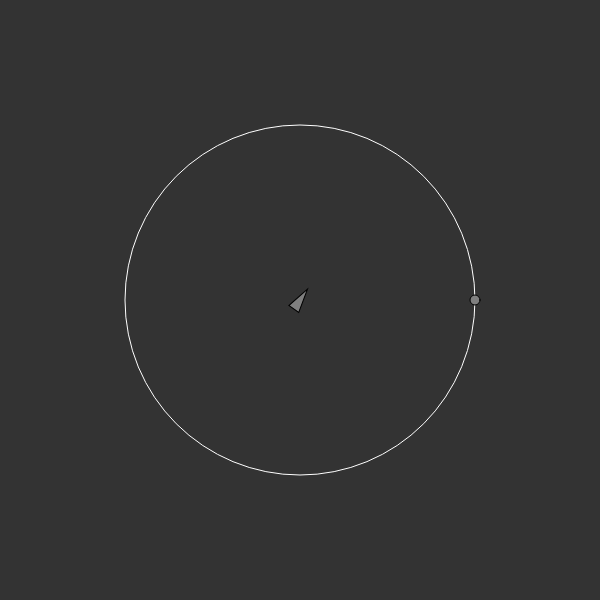
Frame 1 (no input)
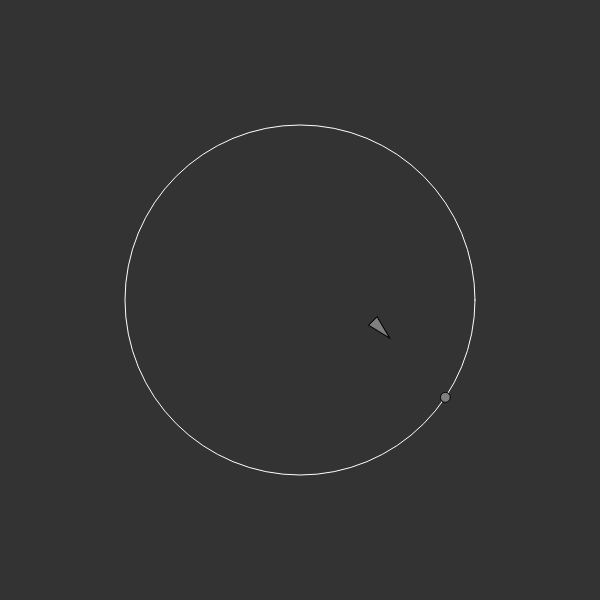
Frame 60 (no input)
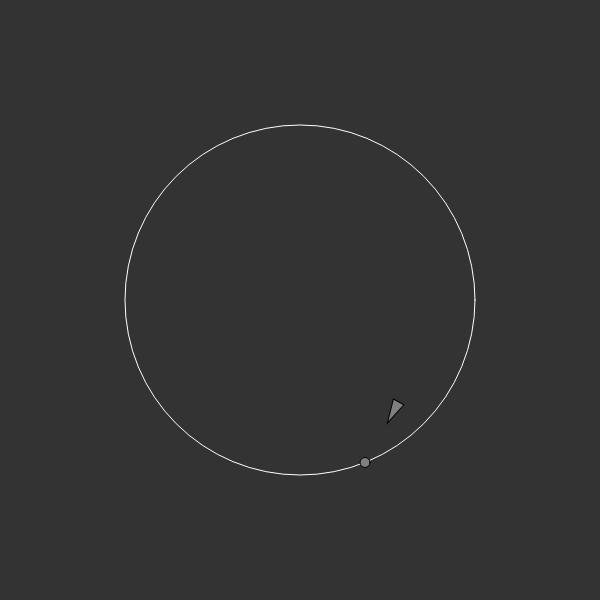
Frame 120 (the mouse pressed at the canvas centre since frame 60)

The p5.js sketch that drew these frames (run headless with seeded random() and noise() and a simulated clock; from frame 60 on, the mouse is pressed at the canvas centre):

// p5.js sketch
// ── sketch.js
// steering behavior with moving target around circle
// steering = desiredV - currentV

let v;
let t;
let theta = 0;
let r = 350;

function setup() {
  createCanvas(600, 600);
  v = new Vehicle(0, 0);
  t = new Target(theta, r);
}

function draw() {
  background(51);
  stroke(255);
  strokeWeight(1);
  fill(51);

  let ball = createVector(t.x, t.y);

  push();
  translate(width/2, height/2);
  ellipse(0, 0, r, r);
  v.arrive(ball);
  v.update();
  v.display();
  t.update();
  t.display();
  pop();
}

class Vehicle {
  constructor(x, y) {
    this.loc = createVector(x, y);
    this.vel = createVector(-0.4, -2);
    this.acc = createVector(0, 0);
    this.r = 6;
    this.maxspeed = 1.5;
    this.maxforce = 1.5;
    this.desired = createVector(this.vel.x, this.vel.y);
  }

  arrive(target) { // idential to seek from previous example, but with the if-else statement added
    this.desired = p5.Vector.sub(target, this.loc);
    this.dist = this.desired.mag();

    if (this.dist < 25) { // decelerate when within 100 pixels
      let m = map(this.dist, 0, 25, 0, this.maxspeed);
      this.desired.setMag(m);
    }
    else {
      this.desired.setMag(this.maxspeed);
    }

    this.steer = p5.Vector.sub(this.desired, this.vel);
    this.steer.limit(this.maxforce);

    this.applyForce(this.steer);
  }

  update() {
    this.vel.add(this.acc);
    this.loc.add(this.vel);
    this.acc.mult(0);
  }

  applyForce(force) {
    this.acc.add(force);
  }

  display() {
    this.theta = this.vel.heading() + PI/2; // don't know what this line of code does
    fill(127);
    stroke(0);
    strokeWeight(1);
    push();
    translate(this.loc.x, this.loc.y);
    rotate(this.theta);
    beginShape(); // ensures shape is pointing forward
    vertex(0, -this.r * 2);
    vertex(-this.r, this.r * 2);
    vertex(this.r, this.r * 2);
    endShape(CLOSE);
    pop();
  }
}

class Target {
  constructor(theta, r) {
    this.theta = theta;
    this.r = r;
    this.x = cos(this.theta) * r/2;
    this.y = sin(this.theta) * r/2;
  }

  update() {
    this.x = cos(this.theta) * r/2;
    this.y = sin(this.theta) * r/2;
    this.theta += 0.01;
  }

  display() {
    // push();
    // translate(width/2, height/2);
    ellipse(this.x, this.y, 10, 10);
    // pop();
  }

}
